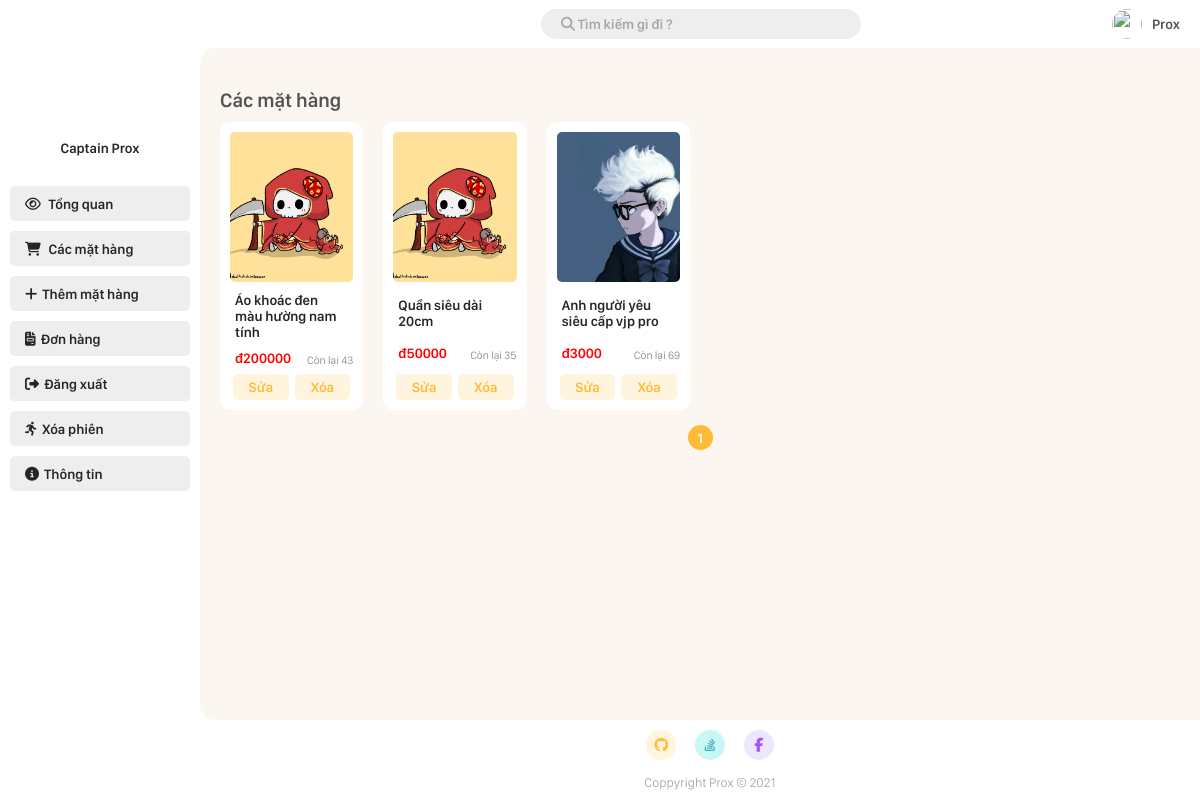
Page /Admin/product.php (signed in) on the earlier database version.
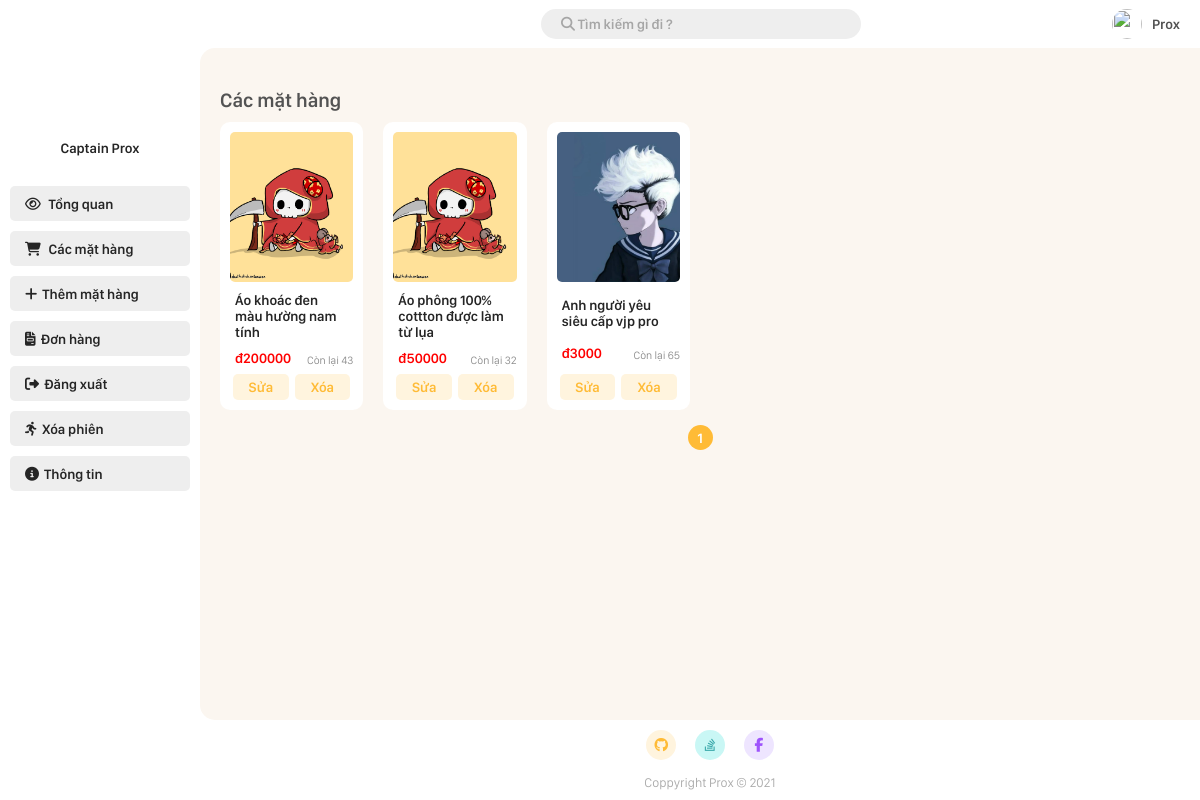
Same page on the later database version.
### tables this page shows
CREATE TABLE `product` (
  `id` int(11) NOT NULL,
  `name` varchar(50) NOT NULL,
  `description` text NOT NULL,
  `image` text NOT NULL,
  `cost` double NOT NULL,
  `quantity` int(11) NOT NULL,
  `manufacturer_id` int(11) NOT NULL,
  `sold` int(11) NOT NULL DEFAULT '0',
  `type_id` int(11) NOT NULL DEFAULT '1'
);

### Admin/product.php (the view, shortened to what this page needs)
<!DOCTYPE html>
<html lang="en">
<head>
    <link rel="stylesheet" href="./CSS/style.css?v=2.3">
</head>
<body>
        <?php
            $page = 1;
            $search = "";
            require_once 'connect.php';
            $number_of_post_query = "SELECT count(*) FROM product WHERE name like '%$search%'";
            $post_array = mysqli_query($connect, $number_of_post_query);
            $result_array = mysqli_fetch_array($post_array);
            $number_of_post = $result_array['count(*)'];
            $number_post_per_page = 3;
            $number_of_page = ceil($number_of_post/$number_post_per_page);
            $number_of_skip_page = $number_post_per_page * ($page - 1);
            $querry = "SELECT * FROM product WHERE name like '%$search%' LIMIT $number_post_per_page OFFSET $number_of_skip_page ";
            $result = mysqli_query($connect, $querry);
        ?>
        <div class="grid-container">
            <div class="container-header">
                <?php require_once "./root/navbar.php"; ?>
            </div>
            <div class="container-menu">
                <?php require_once "./root/sidebar.php"; ?>
            </div>
            <div class="container-main">
                <h1 class="main-title">Các mặt hàng</h1>
                    <div class="commodity">
                      <?php foreach($result as $product_item){ ?>
                        <div class="commodity-item">
                          <img
                            src="photos/<?php echo $product_item['image']; ?>"
                            alt="unsplash"
                            class="commodity-image"
                          />
                          <h2 class="item-name"><a href="./item-information.php?id=<?php echo $product_item['id'] ?>"><?php echo $product_item['name']; ?></a></h2>
                          <div class="space-between">
                              <p class="cost">đ<?php echo $product_item['cost']; ?></p>
                              <p class="sold">Còn lại <?php echo $product_item['quantity']; ?></p>
                          </div>
                          <div class="space-between">
                              <a class="link-button" href="edit_product.php?id=<?php echo $product_item['id']; ?>">Sửa</a>
                              <a class="link-button" href="?delete=<?php echo $product_item['id']; ?>" onclick="return confirm('Bạn muốn xóa sản phẩm?');" >Xóa</a>
                          </div>
                        </div>
                      <?php } ?>
                    </div>
                <div class="page_number_list">
                  <?php for($i = 1 ; $i<= $number_of_page ; $i++){?>
                      <div class="page_number">
                        <a href="?page=<?php echo $i; ?>&search=<?php echo $search; ?>">
                            <?php echo $i; ?>
                        </a>
                      </div>
                  <?php } ?>
                </div>
            </div>
            <div class="container-footer">
                <?php require_once "./root/footer.php"; ?>
            </div>
        </div>
</body>
</html>

Differences in the rows shown:
changed product: name "Quần siêu dài 20cm" → "Áo phông 100% cottton được làm từ lụa"; quantity "35" → "32"
changed product "Anh người yêu siêu cấp vjp pro": quantity "69" → "65"
